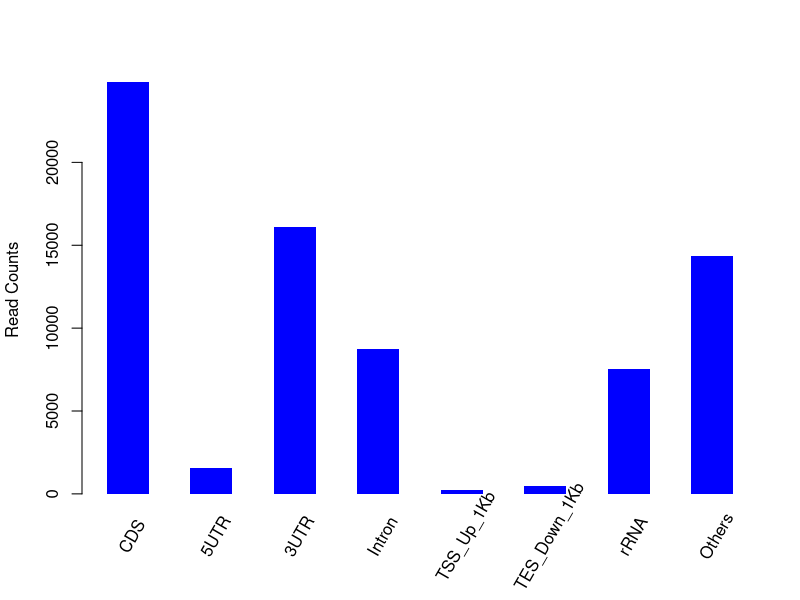

The R script that drew this image:
png("/sonas-hs/bsr/hpc/data/yjin/test_BAMqc/exp/test1/figs/smp1.read_distr.png",width=500,height=500,units="px")
M=c(24849,1533,16115,8729,205,453,7563,14335)
Mname=c("CDS","5UTR","3UTR","Intron","TSS_Up_1Kb","TES_Down_1Kb","rRNA","Others")
val = barplot(M,xlab="",space=1,ylab="Read Counts",col="blue",border="NA")
text(x=seq(val[1],val[8],by=2),y=rep(0,8),srt=60,adj=0,offset=2,pos=1,xpd=T,labels=Mname)
dev.state = dev.off()
